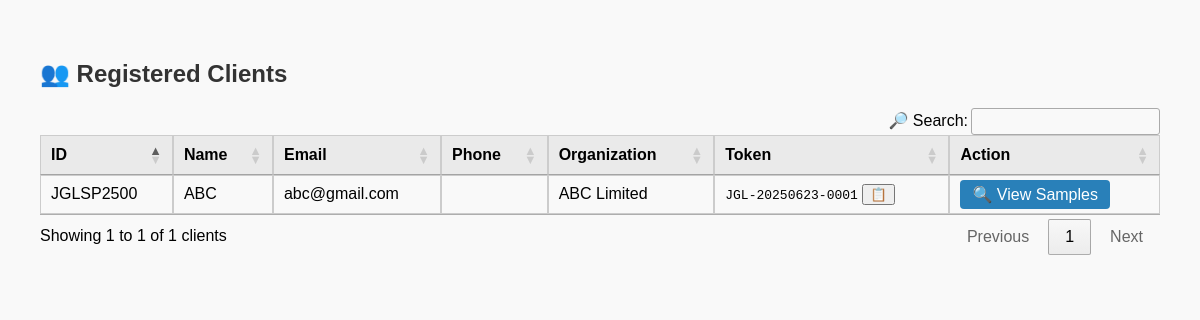
The app's page /clients/ (signed in), older data.
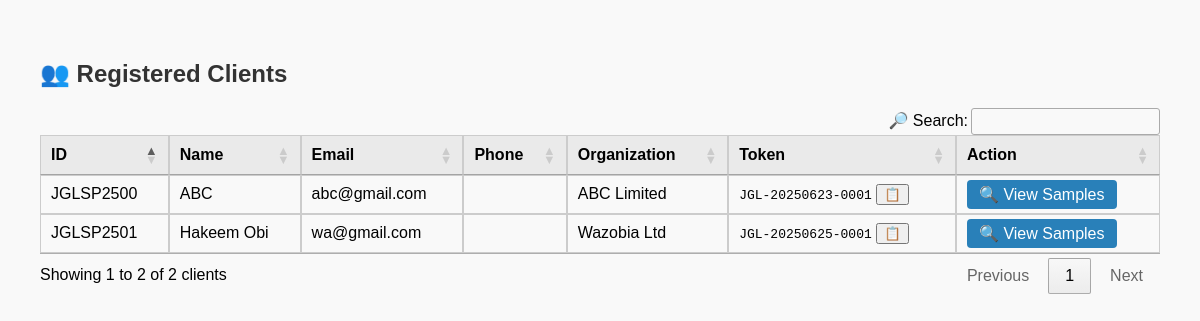
The same page, newer data.
### lims/models/client.py (models this page shows, shortened)
class Client(models.Model):
    client_id = models.CharField(max_length=20, unique=True)
    name = models.CharField(max_length=100)
    organization = models.CharField(max_length=150)
    email = models.EmailField()
    phone = models.CharField(max_length=20)
    address = models.TextField()
    token = models.CharField(max_length=20, unique=True, blank=True)
    created = models.DateTimeField(auto_now_add=True)

### lims/views/clerk_views.py (the view)
# urls.py: path("clients/", views.view_all_clients, name="view_all_clients"),
@login_required
def view_all_clients(request):
    clients = Client.objects.all()
    return render(request, "lims/client_list.html", {"clients": clients})

### lims/templates/lims/client_list.html (shortened to what this page needs)
<!DOCTYPE html>
<html lang="en">
<head>
  <link rel="stylesheet" href="https://cdn.datatables.net/1.13.6/css/jquery.dataTables.min.css">
  <link rel="stylesheet" href="https://cdn.datatables.net/buttons/2.4.2/css/buttons.dataTables.min.css">
</head>
<body>
<h2>👥 Registered Clients</h2>
<table id="clients-table">
  <thead>
    <tr>
      <th>ID</th>
      <th>Name</th>
      <th>Email</th>
      <th>Phone</th>
      <th>Organization</th>
      <th>Token</th>
      <th>Action</th>
    </tr>
  </thead>
  <tbody>
    {% for client in clients %}
    <tr>
      <td>{{ client.client_id }}</td>
      <td>{{ client.name }}</td>
      <td>{{ client.email }}</td>
      <td>{{ client.phone_number }}</td>
      <td>{{ client.organization }}</td>
      <td>
        <span style="font-family: monospace;">{{ client.token }}</span>
        <button onclick="navigator.clipboard.writeText('{{ client.token }}')">📋</button>
      </td>
      <td>
        <a class="btn" href="{% url 'view_client_samples' client.id %}">🔍 View Samples</a>
      </td>
    </tr>
    {% endfor %}
  </tbody>
</table>
</body>
</html>

Row changes from the older to the newer data that the page shows:
added Client: client_id "JGLSP2501", name "Hakeem Obi", email "wa@gmail.com", organization "Wazobia Ltd", token "JGL-20250625-0001"
Text that changed along with them:
text written by a page script: "🔎 Search: Showing 1 to 1 of 1 clients Previous 1 Next" → "🔎 Search: Showing 1 to 2 of 2 clients Previous 1 Next"
